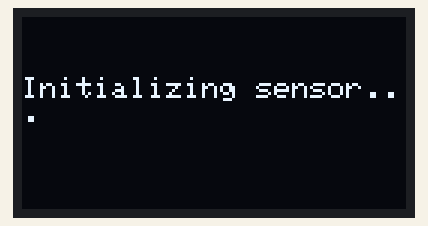
Recording of a sketch running on a simulated ESP32. Parts: 128×64 one-colour display. Random numbers use the default seed unless the sketch sets one; nothing arrives over Bluetooth unless stated; a phone connects over Bluetooth LE 3 s after start; what the sketch prints to the serial monitor is not drawn.

Above: at 2.1 s.
At 4.1 s:
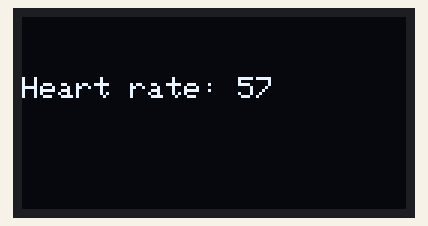
At 7.2 s:
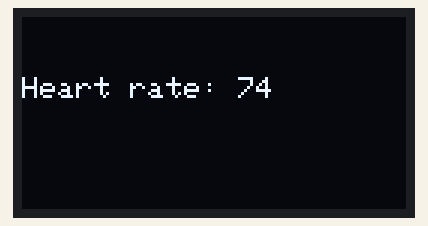
At 13.4 s:
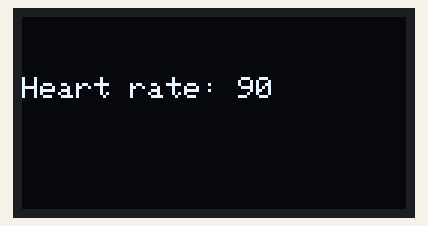
At 22.6 s:
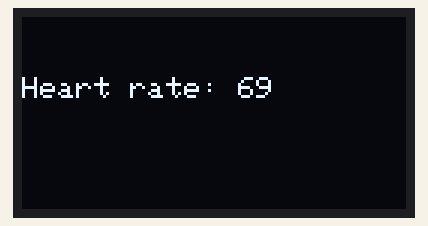
At 30.8 s:
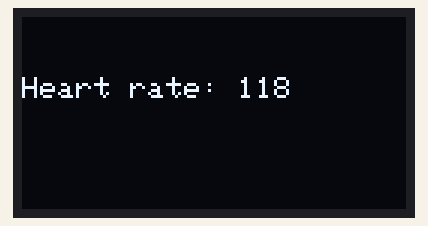

Measured:
- what the display in image 0 shows lasts 2.0 s, from 2.1 s to 4.1 s
- what the display in image 1 shows lasts 1.0 s, from 4.1 s to 5.1 s
- what the display in image 4 shows lasts 2.1 s, from 22.5 s to 24.6 s

The sketch:

main_copy.ino
```cpp
#include <Wire.h>
#include "MAX30100_PulseOximeter.h"
#include <BLEDevice.h>
#include <BLEServer.h>
#include <BLEUtils.h>
#include <BLE2902.h>

#include <Adafruit_GFX.h>
#include <Adafruit_SSD1306.h>

#define REPORTING_PERIOD_MS 1000
#define SCREEN_WIDTH 128 // OLED display width, in pixels
#define SCREEN_HEIGHT 64 // OLED display height, in pixels

// Declaration for an SSD1306 display connected to I2C (SDA, SCL pins)
Adafruit_SSD1306 display(SCREEN_WIDTH, SCREEN_HEIGHT, &Wire, -1);

PulseOximeter pox;

uint32_t tsLastReport = 0;

BLEServer *pServer = NULL;
BLECharacteristic *pCharacteristic = NULL;
bool deviceConnected = false;
bool oldDeviceConnected = false;
uint32_t value = 0;

#define SERVICE_UUID "4fafc201-1fb5-459e-8fcc-c5c9c331914b"
#define CHARACTERISTIC_UUID "beb5483e-36e1-4688-b7f5-ea07361b26a8"

class MyServerCallbacks : public BLEServerCallbacks
{
    void onConnect(BLEServer *pServer)
    {
        deviceConnected = true;
        BLEDevice::startAdvertising();
    };

    void onDisconnect(BLEServer *pServer)
    {
        deviceConnected = false;
    }
};

void onBeatDetected()
{
    Serial.println("Beat!");
}

void setup()
{
    Serial.begin(115200);

    // Create the BLE Device
    BLEDevice::init("HRPO Sensor");

    // Create the BLE Server
    pServer = BLEDevice::createServer();
    pServer->setCallbacks(new MyServerCallbacks());

    // Create the BLE Service
    BLEService *pService = pServer->createService(SERVICE_UUID);

    // Create a BLE Characteristic
    pCharacteristic = pService->createCharacteristic(
        CHARACTERISTIC_UUID,
        BLECharacteristic::PROPERTY_READ |
            BLECharacteristic::PROPERTY_WRITE |
            BLECharacteristic::PROPERTY_NOTIFY |
            BLECharacteristic::PROPERTY_INDICATE);

    // Create a BLE Descriptor
    pCharacteristic->addDescriptor(new BLE2902());

    // Start the service
    pService->start();

    // Start advertising
    BLEAdvertising *pAdvertising = BLEDevice::getAdvertising();
    pAdvertising->addServiceUUID(SERVICE_UUID);
    pAdvertising->setScanResponse(false);
    pAdvertising->setMinPreferred(0x0); // set value to 0x00 to not advertise this parameter
    BLEDevice::startAdvertising();
    Serial.println("Waiting a client connection to notify...");

    Serial.print("Initializing pulse oximeter..");

    if (!display.begin(SSD1306_SWITCHCAPVCC, 0x3C))
    {
        Serial.println("SSD1306 allocation failed");
        for (;;)
            ;
    }
    delay(2000);
    display.clearDisplay();
    display.setTextSize(1);
    display.setTextColor(WHITE);
    display.setCursor(0, 20);
    display.println("Initializing sensor...");
    display.display();
    delay(2000);

    // if (!pox.begin())
    // {
    //     Serial.println("FAILED");
    //     for (;;)
    //         ;
    // }
    // else
    // {
    //     Serial.println("SUCCESS");
    // }

    // pox.setOnBeatDetectedCallback(onBeatDetected);
}

void loop()
{
    int hr = random(50, 130);
    int spo2 = random(90, 100);

    Serial.println();

    Serial.print("Heart rate: ");
    Serial.print(hr);
    Serial.print("bpm / SpO2: ");
    Serial.print(spo2);
    Serial.println("%");

    // tsLastReport = millis();

    String str = "";
    str += hr;
    str += ",";
    str += spo2;
    pCharacteristic->setValue((char *)str.c_str());
    pCharacteristic->notify();

    display.clearDisplay();
    display.setCursor(0, 20);
    display.print("Heart rate: ");
    display.println(hr);
    display.display();
    delay(1000);

    // pox.update();

    // // notify changed value
    // if (deviceConnected)
    // {
    //     if (millis() - tsLastReport > REPORTING_PERIOD_MS)
    //     {
    //         Serial.print("Heart rate: ");
    //         Serial.print(pox.getHeartRate());
    //         Serial.print("bpm / SpO2: ");
    //         Serial.print(pox.getSpO2());
    //         Serial.println("%");

    //         tsLastReport = millis();

    //         String str = "";
    //         str += pox.getHeartRate();
    //         str += ",";
    //         str += pox.getSpO2();
    //         pCharacteristic->setValue((char *)str.c_str());
    //         pCharacteristic->notify();
    //     }

    //     // bluetooth stack will go into congestion, if too many packets are sent, in 6 hours test i was able to go as low as 3ms
    // }
    // // disconnecting Serial.println("start advertising");
    // oldDeviceConnected = deviceConnected;
    // if (!deviceConnected && oldDeviceConnected)
    // {
    //     delay(500);                  // give the bluetooth stack the chance to get things ready
    //     pServer->startAdvertising(); // restart advertising
    // }
    // // connecting
    // if (deviceConnected && !oldDeviceConnected)
    // {
    //     // do stuff here on connecting
    //     oldDeviceConnected = deviceConnected;
    // }
}
```
